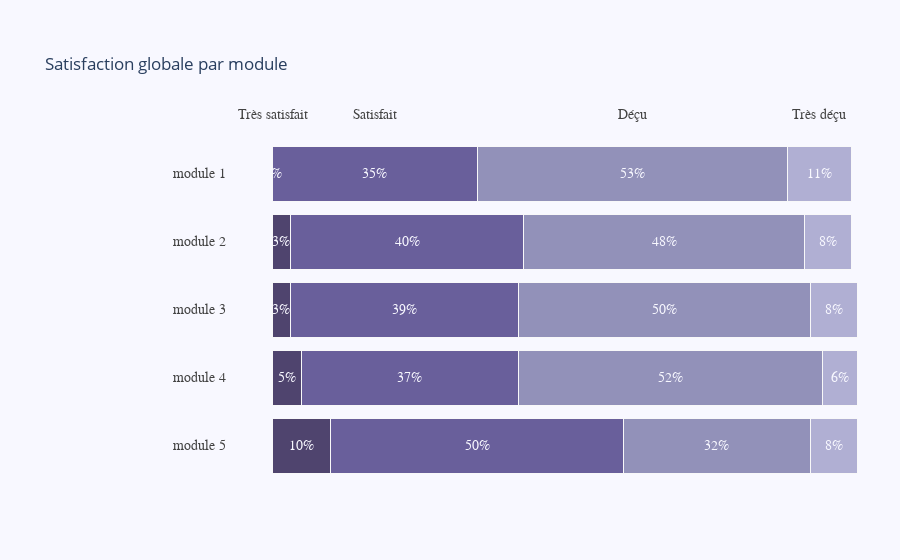
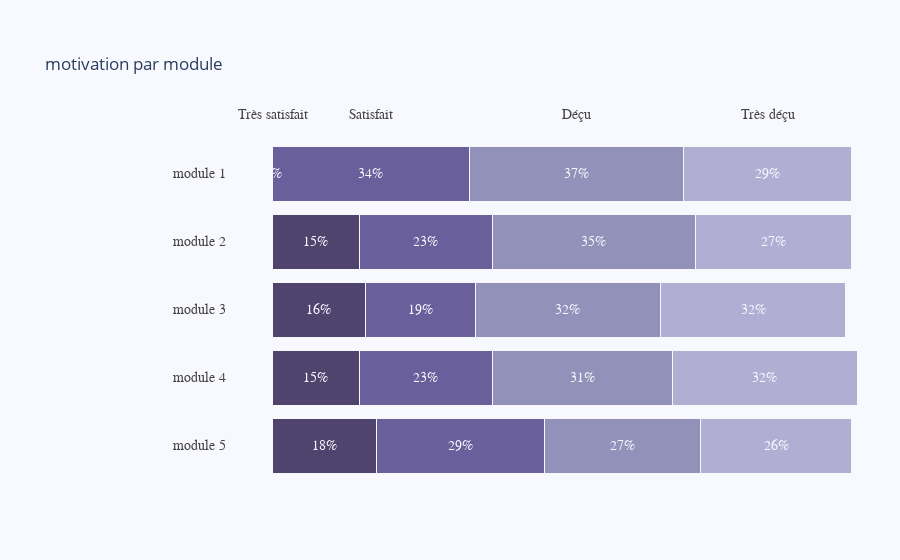
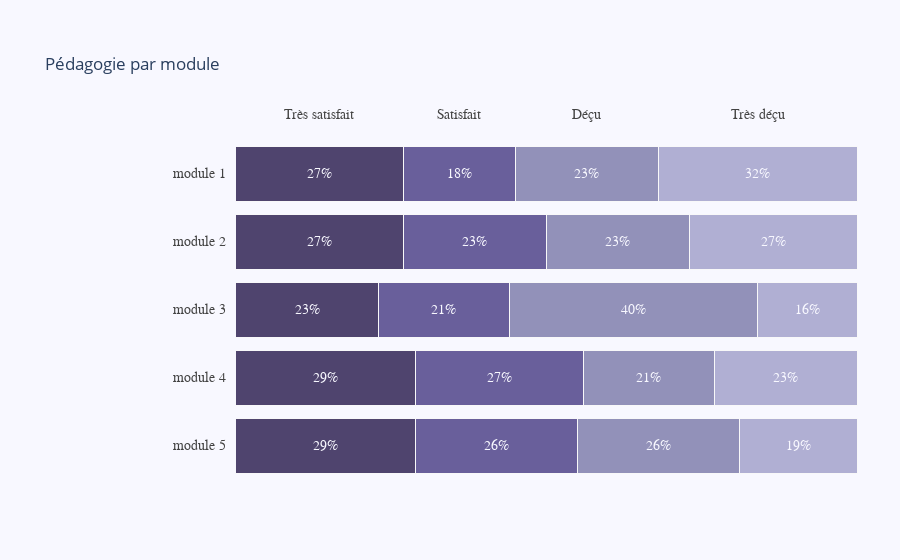
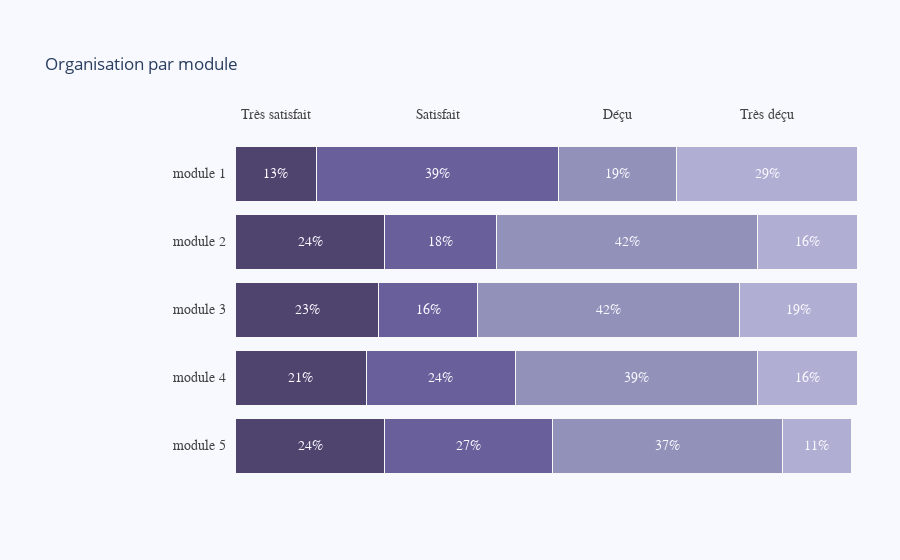

Notebook code cell kept with these figures, in order:
### Code cell
cats = [f"module {i}" for i in range(1, 6)] + ["évaluation finale"]


include_EF = False
i = 2
ic = True
iv = False
il = False
pct = True

if not include_EF: cats = cats[:-1]

for mes in mesures:
    #mes = mesures[i]
    top_labels = labels["likert"]
    mod_likert_tx = get_tx_from_nb(mod_likert_nb)
    print(mes)
    print(mod_likert_tx[mes])
    title = f"{mes} par module"
    plot_horizontal_barchart(cats, mod_likert_tx[mes], top_labels, inv_cats=ic, inv_values=iv, inv_labels=il, pct=pct, title=title)

### Figure 1 — Plotly figure (JSON) as saved in the notebook; plotly's stock layout.template omitted (floating-point values rounded to 4 significant figures)
{"data": [{"marker": {"color": "rgba(38, 24, 74, 0.8)", "line": {"color": "rgb(248, 248, 249)", "width": 1}}, "orientation": "h", "type": "bar", "x": [10], "y": ["module 5"]}, {"marker": {"color": "rgba(38, 24, 74, 0.8)", "line": {"color": "rgb(248, 248, 249)", "width": 1}}, "orientation": "h", "type": "bar", "x": [5], "y": ["module 4"]}, {"marker": {"color": "rgba(38, 24, 74, 0.8)", "line": {"color": "rgb(248, 248, 249)", "width": 1}}, "orientation": "h", "type": "bar", "x": [3], "y": ["module 3"]}, {"marker": {"color": "rgba(38, 24, 74, 0.8)", "line": {"color": "rgb(248, 248, 249)", "width": 1}}, "orientation": "h", "type": "bar", "x": [3], "y": ["module 2"]}, {"marker": {"color": "rgba(38, 24, 74, 0.8)", "line": {"color": "rgb(248, 248, 249)", "width": 1}}, "orientation": "h", "type": "bar", "x": [0], "y": ["module 1"]}, {"marker": {"color": "rgba(71, 58, 131, 0.8)", "line": {"color": "rgb(248, 248, 249)", "width": 1}}, "orientation": "h", "type": "bar", "x": [50], "y": ["module 5"]}, {"marker": {"color": "rgba(71, 58, 131, 0.8)", "line": {"color": "rgb(248, 248, 249)", "width": 1}}, "orientation": "h", "type": "bar", "x": [37], "y": ["module 4"]}, {"marker": {"color": "rgba(71, 58, 131, 0.8)", "line": {"color": "rgb(248, 248, 249)", "width": 1}}, "orientation": "h", "type": "bar", "x": [39], "y": ["module 3"]}, {"marker": {"color": "rgba(71, 58, 131, 0.8)", "line": {"color": "rgb(248, 248, 249)", "width": 1}}, "orientation": "h", "type": "bar", "x": [40], "y": ["module 2"]}, {"marker": {"color": "rgba(71, 58, 131, 0.8)", "line": {"color": "rgb(248, 248, 249)", "width": 1}}, "orientation": "h", "type": "bar", "x": [35], "y": ["module 1"]}, {"marker": {"color": "rgba(122, 120, 168, 0.8)", "line": {"color": "rgb(248, 248, 249)", "width": 1}}, "orientation": "h", "type": "bar", "x": [32], "y": ["module 5"]}, {"marker": {"color": "rgba(122, 120, 168, 0.8)", "line": {"color": "rgb(248, 248, 249)", "width": 1}}, "orientation": "h", "type": "bar", "x": [52], "y": ["module 4"]}, {"marker": {"color": "rgba(122, 120, 168, 0.8)", "line": {"color": "rgb(248, 248, 249)", "width": 1}}, "orientation": "h", "type": "bar", "x": [50], "y": ["module 3"]}, {"marker": {"color": "rgba(122, 120, 168, 0.8)", "line": {"color": "rgb(248, 248, 249)", "width": 1}}, "orientation": "h", "type": "bar", "x": [48], "y": ["module 2"]}, {"marker": {"color": "rgba(122, 120, 168, 0.8)", "line": {"color": "rgb(248, 248, 249)", "width": 1}}, "orientation": "h", "type": "bar", "x": [53], "y": ["module 1"]}, {"marker": {"color": "rgba(164, 163, 204, 0.85)", "line": {"color": "rgb(248, 248, 249)", "width": 1}}, "orientation": "h", "type": "bar", "x": [8], "y": ["module 5"]}, {"marker": {"color": "rgba(164, 163, 204, 0.85)", "line": {"color": "rgb(248, 248, 249)", "width": 1}}, "orientation": "h", "type": "bar", "x": [6], "y": ["module 4"]}, {"marker": {"color": "rgba(164, 163, 204, 0.85)", "line": {"color": "rgb(248, 248, 249)", "width": 1}}, "orientation": "h", "type": "bar", "x": [8], "y": ["module 3"]}, {"marker": {"color": "rgba(164, 163, 204, 0.85)", "line": {"color": "rgb(248, 248, 249)", "width": 1}}, "orientation": "h", "type": "bar", "x": [8], "y": ["module 2"]}, {"marker": {"color": "rgba(164, 163, 204, 0.85)", "line": {"color": "rgb(248, 248, 249)", "width": 1}}, "orientation": "h", "type": "bar", "x": [11], "y": ["module 1"]}], "layout": {"annotations": [{"align": "right", "font": {"color": "rgb(67, 67, 67)", "family": "Arial", "size": 14}, "showarrow": false, "text": "module 5", "x": 0.14, "xanchor": "right", "xref": "paper", "y": "module 5", "yref": "y"}, {"font": {"color": "rgb(248, 248, 255)", "family": "Arial", "size": 14}, "showarrow": false, "text": "10%", "x": 5, "xref": "x", "y": "module 5", "yref": "y"}, {"font": {"color": "rgb(248, 248, 255)", "family": "Arial", "size": 14}, "showarrow": false, "text": "50%", "x": 35, "xref": "x", "y": "module 5", "yref": "y"}, {"font": {"color": "rgb(248, 248, 255)", "family": "Arial", "size": 14}, "showarrow": false, "text": "32%", "x": 76, "xref": "x", "y": "module 5", "yref": "y"}, {"font": {"color": "rgb(248, 248, 255)", "family": "Arial", "size": 14}, "showarrow": false, "text": "8%", "x": 96, "xref": "x", "y": "module 5", "yref": "y"}, {"align": "right", "font": {"color": "rgb(67, 67, 67)", "family": "Arial", "size": 14}, "showarrow": false, "text": "module 4", "x": 0.14, "xanchor": "right", "xref": "paper", "y": "module 4", "yref": "y"}, {"font": {"color": "rgb(248, 248, 255)", "family": "Arial", "size": 14}, "showarrow": false, "text": "5%", "x": 2.5, "xref": "x", "y": "module 4", "yref": "y"}, {"font": {"color": "rgb(248, 248, 255)", "family": "Arial", "size": 14}, "showarrow": false, "text": "37%", "x": 23.5, "xref": "x", "y": "module 4", "yref": "y"}, {"font": {"color": "rgb(248, 248, 255)", "family": "Arial", "size": 14}, "showarrow": false, "text": "52%", "x": 68, "xref": "x", "y": "module 4", "yref": "y"}, {"font": {"color": "rgb(248, 248, 255)", "family": "Arial", "size": 14}, "showarrow": false, "text": "6%", "x": 97, "xref": "x", "y": "module 4", "yref": "y"}, {"align": "right", "font": {"color": "rgb(67, 67, 67)", "family": "Arial", "size": 14}, "showarrow": false, "text": "module 3", "x": 0.14, "xanchor": "right", "xref": "paper", "y": "module 3", "yref": "y"}, {"font": {"color": "rgb(248, 248, 255)", "family": "Arial", "size": 14}, "showarrow": false, "text": "3%", "x": 1.5, "xref": "x", "y": "module 3", "yref": "y"}, {"font": {"color": "rgb(248, 248, 255)", "family": "Arial", "size": 14}, "showarrow": false, "text": "39%", "x": 22.5, "xref": "x", "y": "module 3", "yref": "y"}, {"font": {"color": "rgb(248, 248, 255)", "family": "Arial", "size": 14}, "showarrow": false, "text": "50%", "x": 67, "xref": "x", "y": "module 3", "yref": "y"}, {"font": {"color": "rgb(248, 248, 255)", "family": "Arial", "size": 14}, "showarrow": false, "text": "8%", "x": 96, "xref": "x", "y": "module 3", "yref": "y"}, {"align": "right", "font": {"color": "rgb(67, 67, 67)", "family": "Arial", "size": 14}, "showarrow": false, "text": "module 2", "x": 0.14, "xanchor": "right", "xref": "paper", "y": "module 2", "yref": "y"}, {"font": {"color": "rgb(248, 248, 255)", "family": "Arial", "size": 14}, "showarrow": false, "text": "3%", "x": 1.5, "xref": "x", "y": "module 2", "yref": "y"}, {"font": {"color": "rgb(248, 248, 255)", "family": "Arial", "size": 14}, "showarrow": false, "text": "40%", "x": 23, "xref": "x", "y": "module 2", "yref": "y"}, {"font": {"color": "rgb(248, 248, 255)", "family": "Arial", "size": 14}, "showarrow": false, "text": "48%", "x": 67, "xref": "x", "y": "module 2", "yref": "y"}, {"font": {"color": "rgb(248, 248, 255)", "family": "Arial", "size": 14}, "showarrow": false, "text": "8%", "x": 95, "xref": "x", "y": "module 2", "yref": "y"}, {"align": "right", "font": {"color": "rgb(67, 67, 67)", "family": "Arial", "size": 14}, "showarrow": false, "text": "module 1", "x": 0.14, "xanchor": "right", "xref": "paper", "y": "module 1", "yref": "y"}, {"font": {"color": "rgb(248, 248, 255)", "family": "Arial", "size": 14}, "showarrow": false, "text": "0%", "x": 0, "xref": "x", "y": "module 1", "yref": "y"}, {"font": {"color": "rgb(67, 67, 67)", "family": "Arial", "size": 14}, "showarrow": false, "text": "Très satisfait", "x": 0, "xref": "x", "y": 1.1, "yref": "paper"}, {"font": {"color": "rgb(248, 248, 255)", "family": "Arial", "size": 14}, "showarrow": false, "text": "35%", "x": 17.5, "xref": "x", "y": "module 1", "yref": "y"}, {"font": {"color": "rgb(67, 67, 67)", "family": "Arial", "size": 14}, "showarrow": false, "text": "Satisfait", "x": 17.5, "xref": "x", "y": 1.1, "yref": "paper"}, {"font": {"color": "rgb(248, 248, 255)", "family": "Arial", "size": 14}, "showarrow": false, "text": "53%", "x": 61.5, "xref": "x", "y": "module 1", "yref": "y"}, {"font": {"color": "rgb(67, 67, 67)", "family": "Arial", "size": 14}, "showarrow": false, "text": "Déçu", "x": 61.5, "xref": "x", "y": 1.1, "yref": "paper"}, {"font": {"color": "rgb(248, 248, 255)", "family": "Arial", "size": 14}, "showarrow": false, "text": "11%", "x": 93.5, "xref": "x", "y": "module 1", "yref": "y"}, {"font": {"color": "rgb(67, 67, 67)", "family": "Arial", "size": 14}, "showarrow": false, "text": "Très déçu", "x": 93.5, "xref": "x", "y": 1.1, "yref": "paper"}], "barmode": "stack", "margin": {"b": 80, "l": 120, "r": 10, "t": 140}, "paper_bgcolor": "rgb(248, 248, 255)", "plot_bgcolor": "rgb(248, 248, 255)", "showlegend": false, "title": {"text": "Satisfaction globale par module"}, "xaxis": {"domain": [0.15, 1], "showgrid": false, "showline": false, "showticklabels": false, "zeroline": false}, "yaxis": {"showgrid": false, "showline": false, "showticklabels": false, "zeroline": false}}}

### Figure 2 — Plotly figure (JSON) as saved in the notebook; plotly's stock layout.template omitted (floating-point values rounded to 4 significant figures)
{"data": [{"marker": {"color": "rgba(38, 24, 74, 0.8)", "line": {"color": "rgb(248, 248, 249)", "width": 1}}, "orientation": "h", "type": "bar", "x": [18], "y": ["module 5"]}, {"marker": {"color": "rgba(38, 24, 74, 0.8)", "line": {"color": "rgb(248, 248, 249)", "width": 1}}, "orientation": "h", "type": "bar", "x": [15], "y": ["module 4"]}, {"marker": {"color": "rgba(38, 24, 74, 0.8)", "line": {"color": "rgb(248, 248, 249)", "width": 1}}, "orientation": "h", "type": "bar", "x": [16], "y": ["module 3"]}, {"marker": {"color": "rgba(38, 24, 74, 0.8)", "line": {"color": "rgb(248, 248, 249)", "width": 1}}, "orientation": "h", "type": "bar", "x": [15], "y": ["module 2"]}, {"marker": {"color": "rgba(38, 24, 74, 0.8)", "line": {"color": "rgb(248, 248, 249)", "width": 1}}, "orientation": "h", "type": "bar", "x": [0], "y": ["module 1"]}, {"marker": {"color": "rgba(71, 58, 131, 0.8)", "line": {"color": "rgb(248, 248, 249)", "width": 1}}, "orientation": "h", "type": "bar", "x": [29], "y": ["module 5"]}, {"marker": {"color": "rgba(71, 58, 131, 0.8)", "line": {"color": "rgb(248, 248, 249)", "width": 1}}, "orientation": "h", "type": "bar", "x": [23], "y": ["module 4"]}, {"marker": {"color": "rgba(71, 58, 131, 0.8)", "line": {"color": "rgb(248, 248, 249)", "width": 1}}, "orientation": "h", "type": "bar", "x": [19], "y": ["module 3"]}, {"marker": {"color": "rgba(71, 58, 131, 0.8)", "line": {"color": "rgb(248, 248, 249)", "width": 1}}, "orientation": "h", "type": "bar", "x": [23], "y": ["module 2"]}, {"marker": {"color": "rgba(71, 58, 131, 0.8)", "line": {"color": "rgb(248, 248, 249)", "width": 1}}, "orientation": "h", "type": "bar", "x": [34], "y": ["module 1"]}, {"marker": {"color": "rgba(122, 120, 168, 0.8)", "line": {"color": "rgb(248, 248, 249)", "width": 1}}, "orientation": "h", "type": "bar", "x": [27], "y": ["module 5"]}, {"marker": {"color": "rgba(122, 120, 168, 0.8)", "line": {"color": "rgb(248, 248, 249)", "width": 1}}, "orientation": "h", "type": "bar", "x": [31], "y": ["module 4"]}, {"marker": {"color": "rgba(122, 120, 168, 0.8)", "line": {"color": "rgb(248, 248, 249)", "width": 1}}, "orientation": "h", "type": "bar", "x": [32], "y": ["module 3"]}, {"marker": {"color": "rgba(122, 120, 168, 0.8)", "line": {"color": "rgb(248, 248, 249)", "width": 1}}, "orientation": "h", "type": "bar", "x": [35], "y": ["module 2"]}, {"marker": {"color": "rgba(122, 120, 168, 0.8)", "line": {"color": "rgb(248, 248, 249)", "width": 1}}, "orientation": "h", "type": "bar", "x": [37], "y": ["module 1"]}, {"marker": {"color": "rgba(164, 163, 204, 0.85)", "line": {"color": "rgb(248, 248, 249)", "width": 1}}, "orientation": "h", "type": "bar", "x": [26], "y": ["module 5"]}, {"marker": {"color": "rgba(164, 163, 204, 0.85)", "line": {"color": "rgb(248, 248, 249)", "width": 1}}, "orientation": "h", "type": "bar", "x": [32], "y": ["module 4"]}, {"marker": {"color": "rgba(164, 163, 204, 0.85)", "line": {"color": "rgb(248, 248, 249)", "width": 1}}, "orientation": "h", "type": "bar", "x": [32], "y": ["module 3"]}, {"marker": {"color": "rgba(164, 163, 204, 0.85)", "line": {"color": "rgb(248, 248, 249)", "width": 1}}, "orientation": "h", "type": "bar", "x": [27], "y": ["module 2"]}, {"marker": {"color": "rgba(164, 163, 204, 0.85)", "line": {"color": "rgb(248, 248, 249)", "width": 1}}, "orientation": "h", "type": "bar", "x": [29], "y": ["module 1"]}], "layout": {"annotations": [{"align": "right", "font": {"color": "rgb(67, 67, 67)", "family": "Arial", "size": 14}, "showarrow": false, "text": "module 5", "x": 0.14, "xanchor": "right", "xref": "paper", "y": "module 5", "yref": "y"}, {"font": {"color": "rgb(248, 248, 255)", "family": "Arial", "size": 14}, "showarrow": false, "text": "18%", "x": 9, "xref": "x", "y": "module 5", "yref": "y"}, {"font": {"color": "rgb(248, 248, 255)", "family": "Arial", "size": 14}, "showarrow": false, "text": "29%", "x": 32.5, "xref": "x", "y": "module 5", "yref": "y"}, {"font": {"color": "rgb(248, 248, 255)", "family": "Arial", "size": 14}, "showarrow": false, "text": "27%", "x": 60.5, "xref": "x", "y": "module 5", "yref": "y"}, {"font": {"color": "rgb(248, 248, 255)", "family": "Arial", "size": 14}, "showarrow": false, "text": "26%", "x": 87, "xref": "x", "y": "module 5", "yref": "y"}, {"align": "right", "font": {"color": "rgb(67, 67, 67)", "family": "Arial", "size": 14}, "showarrow": false, "text": "module 4", "x": 0.14, "xanchor": "right", "xref": "paper", "y": "module 4", "yref": "y"}, {"font": {"color": "rgb(248, 248, 255)", "family": "Arial", "size": 14}, "showarrow": false, "text": "15%", "x": 7.5, "xref": "x", "y": "module 4", "yref": "y"}, {"font": {"color": "rgb(248, 248, 255)", "family": "Arial", "size": 14}, "showarrow": false, "text": "23%", "x": 26.5, "xref": "x", "y": "module 4", "yref": "y"}, {"font": {"color": "rgb(248, 248, 255)", "family": "Arial", "size": 14}, "showarrow": false, "text": "31%", "x": 53.5, "xref": "x", "y": "module 4", "yref": "y"}, {"font": {"color": "rgb(248, 248, 255)", "family": "Arial", "size": 14}, "showarrow": false, "text": "32%", "x": 85, "xref": "x", "y": "module 4", "yref": "y"}, {"align": "right", "font": {"color": "rgb(67, 67, 67)", "family": "Arial", "size": 14}, "showarrow": false, "text": "module 3", "x": 0.14, "xanchor": "right", "xref": "paper", "y": "module 3", "yref": "y"}, {"font": {"color": "rgb(248, 248, 255)", "family": "Arial", "size": 14}, "showarrow": false, "text": "16%", "x": 8, "xref": "x", "y": "module 3", "yref": "y"}, {"font": {"color": "rgb(248, 248, 255)", "family": "Arial", "size": 14}, "showarrow": false, "text": "19%", "x": 25.5, "xref": "x", "y": "module 3", "yref": "y"}, {"font": {"color": "rgb(248, 248, 255)", "family": "Arial", "size": 14}, "showarrow": false, "text": "32%", "x": 51, "xref": "x", "y": "module 3", "yref": "y"}, {"font": {"color": "rgb(248, 248, 255)", "family": "Arial", "size": 14}, "showarrow": false, "text": "32%", "x": 83, "xref": "x", "y": "module 3", "yref": "y"}, {"align": "right", "font": {"color": "rgb(67, 67, 67)", "family": "Arial", "size": 14}, "showarrow": false, "text": "module 2", "x": 0.14, "xanchor": "right", "xref": "paper", "y": "module 2", "yref": "y"}, {"font": {"color": "rgb(248, 248, 255)", "family": "Arial", "size": 14}, "showarrow": false, "text": "15%", "x": 7.5, "xref": "x", "y": "module 2", "yref": "y"}, {"font": {"color": "rgb(248, 248, 255)", "family": "Arial", "size": 14}, "showarrow": false, "text": "23%", "x": 26.5, "xref": "x", "y": "module 2", "yref": "y"}, {"font": {"color": "rgb(248, 248, 255)", "family": "Arial", "size": 14}, "showarrow": false, "text": "35%", "x": 55.5, "xref": "x", "y": "module 2", "yref": "y"}, {"font": {"color": "rgb(248, 248, 255)", "family": "Arial", "size": 14}, "showarrow": false, "text": "27%", "x": 86.5, "xref": "x", "y": "module 2", "yref": "y"}, {"align": "right", "font": {"color": "rgb(67, 67, 67)", "family": "Arial", "size": 14}, "showarrow": false, "text": "module 1", "x": 0.14, "xanchor": "right", "xref": "paper", "y": "module 1", "yref": "y"}, {"font": {"color": "rgb(248, 248, 255)", "family": "Arial", "size": 14}, "showarrow": false, "text": "0%", "x": 0, "xref": "x", "y": "module 1", "yref": "y"}, {"font": {"color": "rgb(67, 67, 67)", "family": "Arial", "size": 14}, "showarrow": false, "text": "Très satisfait", "x": 0, "xref": "x", "y": 1.1, "yref": "paper"}, {"font": {"color": "rgb(248, 248, 255)", "family": "Arial", "size": 14}, "showarrow": false, "text": "34%", "x": 17, "xref": "x", "y": "module 1", "yref": "y"}, {"font": {"color": "rgb(67, 67, 67)", "family": "Arial", "size": 14}, "showarrow": false, "text": "Satisfait", "x": 17, "xref": "x", "y": 1.1, "yref": "paper"}, {"font": {"color": "rgb(248, 248, 255)", "family": "Arial", "size": 14}, "showarrow": false, "text": "37%", "x": 52.5, "xref": "x", "y": "module 1", "yref": "y"}, {"font": {"color": "rgb(67, 67, 67)", "family": "Arial", "size": 14}, "showarrow": false, "text": "Déçu", "x": 52.5, "xref": "x", "y": 1.1, "yref": "paper"}, {"font": {"color": "rgb(248, 248, 255)", "family": "Arial", "size": 14}, "showarrow": false, "text": "29%", "x": 85.5, "xref": "x", "y": "module 1", "yref": "y"}, {"font": {"color": "rgb(67, 67, 67)", "family": "Arial", "size": 14}, "showarrow": false, "text": "Très déçu", "x": 85.5, "xref": "x", "y": 1.1, "yref": "paper"}], "barmode": "stack", "margin": {"b": 80, "l": 120, "r": 10, "t": 140}, "paper_bgcolor": "rgb(248, 248, 255)", "plot_bgcolor": "rgb(248, 248, 255)", "showlegend": false, "title": {"text": "motivation par module"}, "xaxis": {"domain": [0.15, 1], "showgrid": false, "showline": false, "showticklabels": false, "zeroline": false}, "yaxis": {"showgrid": false, "showline": false, "showticklabels": false, "zeroline": false}}}

### Figure 3 — Plotly figure (JSON) as saved in the notebook; plotly's stock layout.template omitted (floating-point values rounded to 4 significant figures)
{"data": [{"marker": {"color": "rgba(38, 24, 74, 0.8)", "line": {"color": "rgb(248, 248, 249)", "width": 1}}, "orientation": "h", "type": "bar", "x": [29], "y": ["module 5"]}, {"marker": {"color": "rgba(38, 24, 74, 0.8)", "line": {"color": "rgb(248, 248, 249)", "width": 1}}, "orientation": "h", "type": "bar", "x": [29], "y": ["module 4"]}, {"marker": {"color": "rgba(38, 24, 74, 0.8)", "line": {"color": "rgb(248, 248, 249)", "width": 1}}, "orientation": "h", "type": "bar", "x": [23], "y": ["module 3"]}, {"marker": {"color": "rgba(38, 24, 74, 0.8)", "line": {"color": "rgb(248, 248, 249)", "width": 1}}, "orientation": "h", "type": "bar", "x": [27], "y": ["module 2"]}, {"marker": {"color": "rgba(38, 24, 74, 0.8)", "line": {"color": "rgb(248, 248, 249)", "width": 1}}, "orientation": "h", "type": "bar", "x": [27], "y": ["module 1"]}, {"marker": {"color": "rgba(71, 58, 131, 0.8)", "line": {"color": "rgb(248, 248, 249)", "width": 1}}, "orientation": "h", "type": "bar", "x": [26], "y": ["module 5"]}, {"marker": {"color": "rgba(71, 58, 131, 0.8)", "line": {"color": "rgb(248, 248, 249)", "width": 1}}, "orientation": "h", "type": "bar", "x": [27], "y": ["module 4"]}, {"marker": {"color": "rgba(71, 58, 131, 0.8)", "line": {"color": "rgb(248, 248, 249)", "width": 1}}, "orientation": "h", "type": "bar", "x": [21], "y": ["module 3"]}, {"marker": {"color": "rgba(71, 58, 131, 0.8)", "line": {"color": "rgb(248, 248, 249)", "width": 1}}, "orientation": "h", "type": "bar", "x": [23], "y": ["module 2"]}, {"marker": {"color": "rgba(71, 58, 131, 0.8)", "line": {"color": "rgb(248, 248, 249)", "width": 1}}, "orientation": "h", "type": "bar", "x": [18], "y": ["module 1"]}, {"marker": {"color": "rgba(122, 120, 168, 0.8)", "line": {"color": "rgb(248, 248, 249)", "width": 1}}, "orientation": "h", "type": "bar", "x": [26], "y": ["module 5"]}, {"marker": {"color": "rgba(122, 120, 168, 0.8)", "line": {"color": "rgb(248, 248, 249)", "width": 1}}, "orientation": "h", "type": "bar", "x": [21], "y": ["module 4"]}, {"marker": {"color": "rgba(122, 120, 168, 0.8)", "line": {"color": "rgb(248, 248, 249)", "width": 1}}, "orientation": "h", "type": "bar", "x": [40], "y": ["module 3"]}, {"marker": {"color": "rgba(122, 120, 168, 0.8)", "line": {"color": "rgb(248, 248, 249)", "width": 1}}, "orientation": "h", "type": "bar", "x": [23], "y": ["module 2"]}, {"marker": {"color": "rgba(122, 120, 168, 0.8)", "line": {"color": "rgb(248, 248, 249)", "width": 1}}, "orientation": "h", "type": "bar", "x": [23], "y": ["module 1"]}, {"marker": {"color": "rgba(164, 163, 204, 0.85)", "line": {"color": "rgb(248, 248, 249)", "width": 1}}, "orientation": "h", "type": "bar", "x": [19], "y": ["module 5"]}, {"marker": {"color": "rgba(164, 163, 204, 0.85)", "line": {"color": "rgb(248, 248, 249)", "width": 1}}, "orientation": "h", "type": "bar", "x": [23], "y": ["module 4"]}, {"marker": {"color": "rgba(164, 163, 204, 0.85)", "line": {"color": "rgb(248, 248, 249)", "width": 1}}, "orientation": "h", "type": "bar", "x": [16], "y": ["module 3"]}, {"marker": {"color": "rgba(164, 163, 204, 0.85)", "line": {"color": "rgb(248, 248, 249)", "width": 1}}, "orientation": "h", "type": "bar", "x": [27], "y": ["module 2"]}, {"marker": {"color": "rgba(164, 163, 204, 0.85)", "line": {"color": "rgb(248, 248, 249)", "width": 1}}, "orientation": "h", "type": "bar", "x": [32], "y": ["module 1"]}], "layout": {"annotations": [{"align": "right", "font": {"color": "rgb(67, 67, 67)", "family": "Arial", "size": 14}, "showarrow": false, "text": "module 5", "x": 0.14, "xanchor": "right", "xref": "paper", "y": "module 5", "yref": "y"}, {"font": {"color": "rgb(248, 248, 255)", "family": "Arial", "size": 14}, "showarrow": false, "text": "29%", "x": 14.5, "xref": "x", "y": "module 5", "yref": "y"}, {"font": {"color": "rgb(248, 248, 255)", "family": "Arial", "size": 14}, "showarrow": false, "text": "26%", "x": 42, "xref": "x", "y": "module 5", "yref": "y"}, {"font": {"color": "rgb(248, 248, 255)", "family": "Arial", "size": 14}, "showarrow": false, "text": "26%", "x": 68, "xref": "x", "y": "module 5", "yref": "y"}, {"font": {"color": "rgb(248, 248, 255)", "family": "Arial", "size": 14}, "showarrow": false, "text": "19%", "x": 90.5, "xref": "x", "y": "module 5", "yref": "y"}, {"align": "right", "font": {"color": "rgb(67, 67, 67)", "family": "Arial", "size": 14}, "showarrow": false, "text": "module 4", "x": 0.14, "xanchor": "right", "xref": "paper", "y": "module 4", "yref": "y"}, {"font": {"color": "rgb(248, 248, 255)", "family": "Arial", "size": 14}, "showarrow": false, "text": "29%", "x": 14.5, "xref": "x", "y": "module 4", "yref": "y"}, {"font": {"color": "rgb(248, 248, 255)", "family": "Arial", "size": 14}, "showarrow": false, "text": "27%", "x": 42.5, "xref": "x", "y": "module 4", "yref": "y"}, {"font": {"color": "rgb(248, 248, 255)", "family": "Arial", "size": 14}, "showarrow": false, "text": "21%", "x": 66.5, "xref": "x", "y": "module 4", "yref": "y"}, {"font": {"color": "rgb(248, 248, 255)", "family": "Arial", "size": 14}, "showarrow": false, "text": "23%", "x": 88.5, "xref": "x", "y": "module 4", "yref": "y"}, {"align": "right", "font": {"color": "rgb(67, 67, 67)", "family": "Arial", "size": 14}, "showarrow": false, "text": "module 3", "x": 0.14, "xanchor": "right", "xref": "paper", "y": "module 3", "yref": "y"}, {"font": {"color": "rgb(248, 248, 255)", "family": "Arial", "size": 14}, "showarrow": false, "text": "23%", "x": 11.5, "xref": "x", "y": "module 3", "yref": "y"}, {"font": {"color": "rgb(248, 248, 255)", "family": "Arial", "size": 14}, "showarrow": false, "text": "21%", "x": 33.5, "xref": "x", "y": "module 3", "yref": "y"}, {"font": {"color": "rgb(248, 248, 255)", "family": "Arial", "size": 14}, "showarrow": false, "text": "40%", "x": 64, "xref": "x", "y": "module 3", "yref": "y"}, {"font": {"color": "rgb(248, 248, 255)", "family": "Arial", "size": 14}, "showarrow": false, "text": "16%", "x": 92, "xref": "x", "y": "module 3", "yref": "y"}, {"align": "right", "font": {"color": "rgb(67, 67, 67)", "family": "Arial", "size": 14}, "showarrow": false, "text": "module 2", "x": 0.14, "xanchor": "right", "xref": "paper", "y": "module 2", "yref": "y"}, {"font": {"color": "rgb(248, 248, 255)", "family": "Arial", "size": 14}, "showarrow": false, "text": "27%", "x": 13.5, "xref": "x", "y": "module 2", "yref": "y"}, {"font": {"color": "rgb(248, 248, 255)", "family": "Arial", "size": 14}, "showarrow": false, "text": "23%", "x": 38.5, "xref": "x", "y": "module 2", "yref": "y"}, {"font": {"color": "rgb(248, 248, 255)", "family": "Arial", "size": 14}, "showarrow": false, "text": "23%", "x": 61.5, "xref": "x", "y": "module 2", "yref": "y"}, {"font": {"color": "rgb(248, 248, 255)", "family": "Arial", "size": 14}, "showarrow": false, "text": "27%", "x": 86.5, "xref": "x", "y": "module 2", "yref": "y"}, {"align": "right", "font": {"color": "rgb(67, 67, 67)", "family": "Arial", "size": 14}, "showarrow": false, "text": "module 1", "x": 0.14, "xanchor": "right", "xref": "paper", "y": "module 1", "yref": "y"}, {"font": {"color": "rgb(248, 248, 255)", "family": "Arial", "size": 14}, "showarrow": false, "text": "27%", "x": 13.5, "xref": "x", "y": "module 1", "yref": "y"}, {"font": {"color": "rgb(67, 67, 67)", "family": "Arial", "size": 14}, "showarrow": false, "text": "Très satisfait", "x": 13.5, "xref": "x", "y": 1.1, "yref": "paper"}, {"font": {"color": "rgb(248, 248, 255)", "family": "Arial", "size": 14}, "showarrow": false, "text": "18%", "x": 36, "xref": "x", "y": "module 1", "yref": "y"}, {"font": {"color": "rgb(67, 67, 67)", "family": "Arial", "size": 14}, "showarrow": false, "text": "Satisfait", "x": 36, "xref": "x", "y": 1.1, "yref": "paper"}, {"font": {"color": "rgb(248, 248, 255)", "family": "Arial", "size": 14}, "showarrow": false, "text": "23%", "x": 56.5, "xref": "x", "y": "module 1", "yref": "y"}, {"font": {"color": "rgb(67, 67, 67)", "family": "Arial", "size": 14}, "showarrow": false, "text": "Déçu", "x": 56.5, "xref": "x", "y": 1.1, "yref": "paper"}, {"font": {"color": "rgb(248, 248, 255)", "family": "Arial", "size": 14}, "showarrow": false, "text": "32%", "x": 84, "xref": "x", "y": "module 1", "yref": "y"}, {"font": {"color": "rgb(67, 67, 67)", "family": "Arial", "size": 14}, "showarrow": false, "text": "Très déçu", "x": 84, "xref": "x", "y": 1.1, "yref": "paper"}], "barmode": "stack", "margin": {"b": 80, "l": 120, "r": 10, "t": 140}, "paper_bgcolor": "rgb(248, 248, 255)", "plot_bgcolor": "rgb(248, 248, 255)", "showlegend": false, "title": {"text": "Pédagogie par module"}, "xaxis": {"domain": [0.15, 1], "showgrid": false, "showline": false, "showticklabels": false, "zeroline": false}, "yaxis": {"showgrid": false, "showline": false, "showticklabels": false, "zeroline": false}}}

### Figure 4 — Plotly figure (JSON) as saved in the notebook; plotly's stock layout.template omitted (floating-point values rounded to 4 significant figures)
{"data": [{"marker": {"color": "rgba(38, 24, 74, 0.8)", "line": {"color": "rgb(248, 248, 249)", "width": 1}}, "orientation": "h", "type": "bar", "x": [24], "y": ["module 5"]}, {"marker": {"color": "rgba(38, 24, 74, 0.8)", "line": {"color": "rgb(248, 248, 249)", "width": 1}}, "orientation": "h", "type": "bar", "x": [21], "y": ["module 4"]}, {"marker": {"color": "rgba(38, 24, 74, 0.8)", "line": {"color": "rgb(248, 248, 249)", "width": 1}}, "orientation": "h", "type": "bar", "x": [23], "y": ["module 3"]}, {"marker": {"color": "rgba(38, 24, 74, 0.8)", "line": {"color": "rgb(248, 248, 249)", "width": 1}}, "orientation": "h", "type": "bar", "x": [24], "y": ["module 2"]}, {"marker": {"color": "rgba(38, 24, 74, 0.8)", "line": {"color": "rgb(248, 248, 249)", "width": 1}}, "orientation": "h", "type": "bar", "x": [13], "y": ["module 1"]}, {"marker": {"color": "rgba(71, 58, 131, 0.8)", "line": {"color": "rgb(248, 248, 249)", "width": 1}}, "orientation": "h", "type": "bar", "x": [27], "y": ["module 5"]}, {"marker": {"color": "rgba(71, 58, 131, 0.8)", "line": {"color": "rgb(248, 248, 249)", "width": 1}}, "orientation": "h", "type": "bar", "x": [24], "y": ["module 4"]}, {"marker": {"color": "rgba(71, 58, 131, 0.8)", "line": {"color": "rgb(248, 248, 249)", "width": 1}}, "orientation": "h", "type": "bar", "x": [16], "y": ["module 3"]}, {"marker": {"color": "rgba(71, 58, 131, 0.8)", "line": {"color": "rgb(248, 248, 249)", "width": 1}}, "orientation": "h", "type": "bar", "x": [18], "y": ["module 2"]}, {"marker": {"color": "rgba(71, 58, 131, 0.8)", "line": {"color": "rgb(248, 248, 249)", "width": 1}}, "orientation": "h", "type": "bar", "x": [39], "y": ["module 1"]}, {"marker": {"color": "rgba(122, 120, 168, 0.8)", "line": {"color": "rgb(248, 248, 249)", "width": 1}}, "orientation": "h", "type": "bar", "x": [37], "y": ["module 5"]}, {"marker": {"color": "rgba(122, 120, 168, 0.8)", "line": {"color": "rgb(248, 248, 249)", "width": 1}}, "orientation": "h", "type": "bar", "x": [39], "y": ["module 4"]}, {"marker": {"color": "rgba(122, 120, 168, 0.8)", "line": {"color": "rgb(248, 248, 249)", "width": 1}}, "orientation": "h", "type": "bar", "x": [42], "y": ["module 3"]}, {"marker": {"color": "rgba(122, 120, 168, 0.8)", "line": {"color": "rgb(248, 248, 249)", "width": 1}}, "orientation": "h", "type": "bar", "x": [42], "y": ["module 2"]}, {"marker": {"color": "rgba(122, 120, 168, 0.8)", "line": {"color": "rgb(248, 248, 249)", "width": 1}}, "orientation": "h", "type": "bar", "x": [19], "y": ["module 1"]}, {"marker": {"color": "rgba(164, 163, 204, 0.85)", "line": {"color": "rgb(248, 248, 249)", "width": 1}}, "orientation": "h", "type": "bar", "x": [11], "y": ["module 5"]}, {"marker": {"color": "rgba(164, 163, 204, 0.85)", "line": {"color": "rgb(248, 248, 249)", "width": 1}}, "orientation": "h", "type": "bar", "x": [16], "y": ["module 4"]}, {"marker": {"color": "rgba(164, 163, 204, 0.85)", "line": {"color": "rgb(248, 248, 249)", "width": 1}}, "orientation": "h", "type": "bar", "x": [19], "y": ["module 3"]}, {"marker": {"color": "rgba(164, 163, 204, 0.85)", "line": {"color": "rgb(248, 248, 249)", "width": 1}}, "orientation": "h", "type": "bar", "x": [16], "y": ["module 2"]}, {"marker": {"color": "rgba(164, 163, 204, 0.85)", "line": {"color": "rgb(248, 248, 249)", "width": 1}}, "orientation": "h", "type": "bar", "x": [29], "y": ["module 1"]}], "layout": {"annotations": [{"align": "right", "font": {"color": "rgb(67, 67, 67)", "family": "Arial", "size": 14}, "showarrow": false, "text": "module 5", "x": 0.14, "xanchor": "right", "xref": "paper", "y": "module 5", "yref": "y"}, {"font": {"color": "rgb(248, 248, 255)", "family": "Arial", "size": 14}, "showarrow": false, "text": "24%", "x": 12, "xref": "x", "y": "module 5", "yref": "y"}, {"font": {"color": "rgb(248, 248, 255)", "family": "Arial", "size": 14}, "showarrow": false, "text": "27%", "x": 37.5, "xref": "x", "y": "module 5", "yref": "y"}, {"font": {"color": "rgb(248, 248, 255)", "family": "Arial", "size": 14}, "showarrow": false, "text": "37%", "x": 69.5, "xref": "x", "y": "module 5", "yref": "y"}, {"font": {"color": "rgb(248, 248, 255)", "family": "Arial", "size": 14}, "showarrow": false, "text": "11%", "x": 93.5, "xref": "x", "y": "module 5", "yref": "y"}, {"align": "right", "font": {"color": "rgb(67, 67, 67)", "family": "Arial", "size": 14}, "showarrow": false, "text": "module 4", "x": 0.14, "xanchor": "right", "xref": "paper", "y": "module 4", "yref": "y"}, {"font": {"color": "rgb(248, 248, 255)", "family": "Arial", "size": 14}, "showarrow": false, "text": "21%", "x": 10.5, "xref": "x", "y": "module 4", "yref": "y"}, {"font": {"color": "rgb(248, 248, 255)", "family": "Arial", "size": 14}, "showarrow": false, "text": "24%", "x": 33, "xref": "x", "y": "module 4", "yref": "y"}, {"font": {"color": "rgb(248, 248, 255)", "family": "Arial", "size": 14}, "showarrow": false, "text": "39%", "x": 64.5, "xref": "x", "y": "module 4", "yref": "y"}, {"font": {"color": "rgb(248, 248, 255)", "family": "Arial", "size": 14}, "showarrow": false, "text": "16%", "x": 92, "xref": "x", "y": "module 4", "yref": "y"}, {"align": "right", "font": {"color": "rgb(67, 67, 67)", "family": "Arial", "size": 14}, "showarrow": false, "text": "module 3", "x": 0.14, "xanchor": "right", "xref": "paper", "y": "module 3", "yref": "y"}, {"font": {"color": "rgb(248, 248, 255)", "family": "Arial", "size": 14}, "showarrow": false, "text": "23%", "x": 11.5, "xref": "x", "y": "module 3", "yref": "y"}, {"font": {"color": "rgb(248, 248, 255)", "family": "Arial", "size": 14}, "showarrow": false, "text": "16%", "x": 31, "xref": "x", "y": "module 3", "yref": "y"}, {"font": {"color": "rgb(248, 248, 255)", "family": "Arial", "size": 14}, "showarrow": false, "text": "42%", "x": 60, "xref": "x", "y": "module 3", "yref": "y"}, {"font": {"color": "rgb(248, 248, 255)", "family": "Arial", "size": 14}, "showarrow": false, "text": "19%", "x": 90.5, "xref": "x", "y": "module 3", "yref": "y"}, {"align": "right", "font": {"color": "rgb(67, 67, 67)", "family": "Arial", "size": 14}, "showarrow": false, "text": "module 2", "x": 0.14, "xanchor": "right", "xref": "paper", "y": "module 2", "yref": "y"}, {"font": {"color": "rgb(248, 248, 255)", "family": "Arial", "size": 14}, "showarrow": false, "text": "24%", "x": 12, "xref": "x", "y": "module 2", "yref": "y"}, {"font": {"color": "rgb(248, 248, 255)", "family": "Arial", "size": 14}, "showarrow": false, "text": "18%", "x": 33, "xref": "x", "y": "module 2", "yref": "y"}, {"font": {"color": "rgb(248, 248, 255)", "family": "Arial", "size": 14}, "showarrow": false, "text": "42%", "x": 63, "xref": "x", "y": "module 2", "yref": "y"}, {"font": {"color": "rgb(248, 248, 255)", "family": "Arial", "size": 14}, "showarrow": false, "text": "16%", "x": 92, "xref": "x", "y": "module 2", "yref": "y"}, {"align": "right", "font": {"color": "rgb(67, 67, 67)", "family": "Arial", "size": 14}, "showarrow": false, "text": "module 1", "x": 0.14, "xanchor": "right", "xref": "paper", "y": "module 1", "yref": "y"}, {"font": {"color": "rgb(248, 248, 255)", "family": "Arial", "size": 14}, "showarrow": false, "text": "13%", "x": 6.5, "xref": "x", "y": "module 1", "yref": "y"}, {"font": {"color": "rgb(67, 67, 67)", "family": "Arial", "size": 14}, "showarrow": false, "text": "Très satisfait", "x": 6.5, "xref": "x", "y": 1.1, "yref": "paper"}, {"font": {"color": "rgb(248, 248, 255)", "family": "Arial", "size": 14}, "showarrow": false, "text": "39%", "x": 32.5, "xref": "x", "y": "module 1", "yref": "y"}, {"font": {"color": "rgb(67, 67, 67)", "family": "Arial", "size": 14}, "showarrow": false, "text": "Satisfait", "x": 32.5, "xref": "x", "y": 1.1, "yref": "paper"}, {"font": {"color": "rgb(248, 248, 255)", "family": "Arial", "size": 14}, "showarrow": false, "text": "19%", "x": 61.5, "xref": "x", "y": "module 1", "yref": "y"}, {"font": {"color": "rgb(67, 67, 67)", "family": "Arial", "size": 14}, "showarrow": false, "text": "Déçu", "x": 61.5, "xref": "x", "y": 1.1, "yref": "paper"}, {"font": {"color": "rgb(248, 248, 255)", "family": "Arial", "size": 14}, "showarrow": false, "text": "29%", "x": 85.5, "xref": "x", "y": "module 1", "yref": "y"}, {"font": {"color": "rgb(67, 67, 67)", "family": "Arial", "size": 14}, "showarrow": false, "text": "Très déçu", "x": 85.5, "xref": "x", "y": 1.1, "yref": "paper"}], "barmode": "stack", "margin": {"b": 80, "l": 120, "r": 10, "t": 140}, "paper_bgcolor": "rgb(248, 248, 255)", "plot_bgcolor": "rgb(248, 248, 255)", "showlegend": false, "title": {"text": "Organisation par module"}, "xaxis": {"domain": [0.15, 1], "showgrid": false, "showline": false, "showticklabels": false, "zeroline": false}, "yaxis": {"showgrid": false, "showline": false, "showticklabels": false, "zeroline": false}}}
